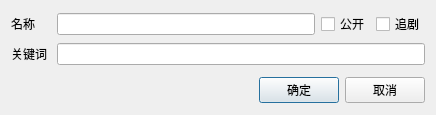
<?xml version="1.0" encoding="UTF-8"?>
<ui version="4.0">
 <class>TvIpNewDialog</class>
 <widget class="QDialog" name="TvIpNewDialog">
  <property name="geometry">
   <rect>
    <x>0</x>
    <y>0</y>
    <width>436</width>
    <height>115</height>
   </rect>
  </property>
  <property name="windowTitle">
   <string>Dialog</string>
  </property>
  <layout class="QVBoxLayout" name="verticalLayout">
   <item>
    <layout class="QHBoxLayout" name="hLayout_Name">
     <item>
      <widget class="QLabel" name="label_Name">
       <property name="minimumSize">
        <size>
         <width>40</width>
         <height>0</height>
        </size>
       </property>
       <property name="text">
        <string>名称</string>
       </property>
      </widget>
     </item>
     <item>
      <widget class="QLineEdit" name="lineEdit_Name"/>
     </item>
     <item>
      <widget class="QCheckBox" name="checkBox_Display">
       <property name="text">
        <string>公开</string>
       </property>
      </widget>
     </item>
     <item>
      <widget class="QCheckBox" name="checkBox_Zhuiju">
       <property name="text">
        <string>追剧</string>
       </property>
      </widget>
     </item>
    </layout>
   </item>
   <item>
    <layout class="QHBoxLayout" name="hLayout_Keywords">
     <item>
      <widget class="QLabel" name="label_Keywords">
       <property name="minimumSize">
        <size>
         <width>40</width>
         <height>0</height>
        </size>
       </property>
       <property name="text">
        <string>关键词</string>
       </property>
      </widget>
     </item>
     <item>
      <widget class="QLineEdit" name="lineEdit_Keywords"/>
     </item>
    </layout>
   </item>
   <item>
    <spacer name="vSpacer_Space">
     <property name="orientation">
      <enum>Qt::Vertical</enum>
     </property>
     <property name="sizeType">
      <enum>QSizePolicy::Fixed</enum>
     </property>
     <property name="sizeHint" stdset="0">
      <size>
       <width>20</width>
       <height>5</height>
      </size>
     </property>
    </spacer>
   </item>
   <item>
    <layout class="QHBoxLayout" name="hLayout_OkCancel">
     <item>
      <spacer name="hSpacer_OkCancel">
       <property name="orientation">
        <enum>Qt::Horizontal</enum>
       </property>
       <property name="sizeHint" stdset="0">
        <size>
         <width>40</width>
         <height>20</height>
        </size>
       </property>
      </spacer>
     </item>
     <item>
      <widget class="QPushButton" name="pushButton_Ok">
       <property name="text">
        <string>确定</string>
       </property>
      </widget>
     </item>
     <item>
      <widget class="QPushButton" name="pushButton_Cancel">
       <property name="text">
        <string>取消</string>
       </property>
      </widget>
     </item>
    </layout>
   </item>
  </layout>
 </widget>
 <resources/>
 <connections/>
</ui>
